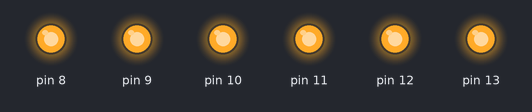
Bench run of a sketch on a simulated Arduino Uno, built with avr-gcc and run on an emulated ATmega328P. Shown: output pins drawn as LEDs (lit = HIGH).

Above: at 0.5 s.
At 1.7 s:
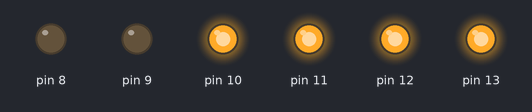
At 2.7 s:
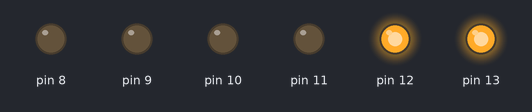
At 4.2 s:
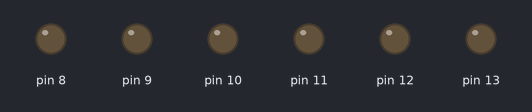
At 7.2 s:
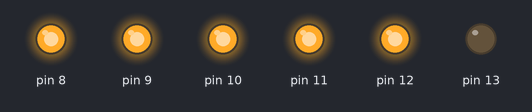
At 12.2 s:
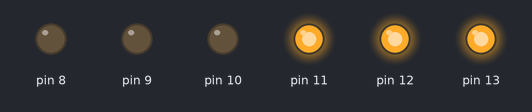
Timing chart, 0 to 13.0 s (numbered marks = the images above):
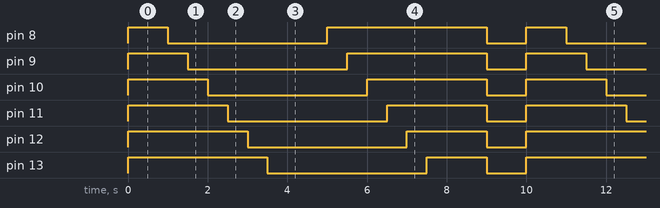

Measured:
- by itself, pin 8: repeats every 10.0 s: LOW 4.0 s, HIGH 4.0 s, LOW 1.0 s, HIGH 1.0 s
- by itself, pin 9: repeats every 10.0 s: LOW 4.0 s, HIGH 3.5 s, LOW 1.0 s, HIGH 1.5 s
- by itself, pin 10: repeats every 10.0 s: LOW 4.0 s, HIGH 3.0 s, LOW 1.0 s, HIGH 2.0 s
- by itself, pin 11: repeats every 10.0 s: LOW 4.0 s, HIGH 2.5 s, LOW 1.0 s, HIGH 2.5 s
- by itself, pin 12: repeats every 10.0 s: LOW 4.0 s, HIGH 2.0 s, LOW 1.0 s, HIGH 3.0 s
- by itself, pin 13: repeats every 10.0 s: LOW 4.0 s, HIGH 1.5 s, LOW 1.0 s, HIGH 3.5 s

The sketch:

wy20190624Arduino.ino
```cpp
void setup(){
  for(int i=8;i<=13;i++)
  {
  pinMode(i,OUTPUT);
  }
}

void loop(){
for(int x=8;x<=13;x++)
  {
   digitalWrite(x,HIGH);

  }
delay(1000);

for(int x=8;x<=13;x++)
  {
   digitalWrite(x,LOW);
   delay(500);

}
delay(1000);
for(int x=8;x<=13;x++)
  {
   digitalWrite(x,HIGH);
   delay(500);
  }
 delay(1000);
 for(int x=8;x<=13;x++)
  {
   digitalWrite(x,LOW);
  }
 delay(1000);
}
```
